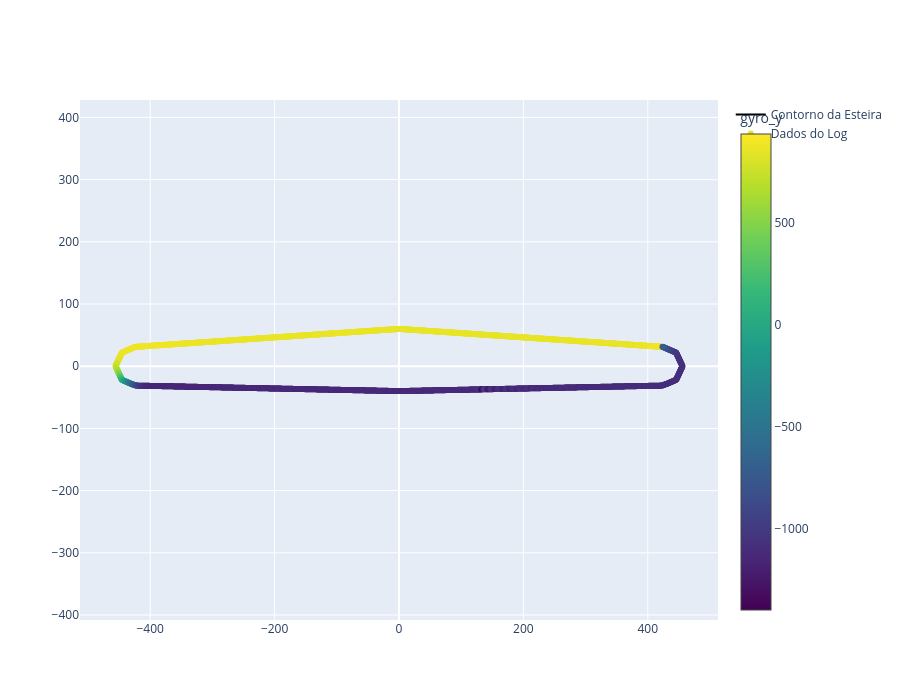

This figure's notebook cell:
### Markdown cell above
## Tentativas de alinhar os dados enquanto melhoro o do DTW

É preciso, antes de plotar o DTW, alinhar um log de referência na esteira para usar como base.
Só assim vai ser possível analisar o quão bem o DTW alinha os dados na esteira.

### Code cell
# Plotagem do CAD e dos dados do log df_ref para visualização

n_samples_ref = len(df_ref)

interpolated_points_ref = interpolate_path(conveyor_path, n_samples_ref)

hover_texts = []
for index, row in df_ref.iterrows():
    text = (f"<b>accel_x:</b> {row['accel_x']:.2f}<br><b>accel_y:</b> {row['accel_x']:.2f}<br><b>accel_z:</b> {row['accel_z']:.2f}<br>" +
            f"<b>gyro_x:</b> {row['gyro_x']:.4f}<br><b>gyro_y:</b> {row['gyro_y']:.4f}<br><b>gyro_z:</b> {row['gyro_z']:.4f}</br>" +
            f"<b>temp:</b> {row['temp']}<br>")
    hover_texts.append(text)

fig = go.Figure()

fig.add_trace(go.Scatter(
    x=conveyor_path[:, 0], y=conveyor_path[:, 1], mode='lines',
    line=dict(color='black', width=2), name='Contorno da Esteira'
))
fig.add_trace(go.Scatter(
    x=interpolated_points_ref[:, 0], y=interpolated_points_ref[:, 1], mode='markers',
    marker=dict(size=6, color=df_ref['gyro_y'], colorscale='Viridis', showscale=True, colorbar=dict(title='gyro_y')),
    hoverinfo='text', hovertext=hover_texts, name='Dados do Log'
))
fig.update_layout(
    yaxis_scaleanchor="x", yaxis_scaleratio=1,
    showlegend=True, width=900, height=700
)

fig.show()

### Figure 1 — Plotly figure (JSON) as saved in the notebook; plotly's stock layout.template omitted (floating-point values rounded to 4 significant figures; data arrays with more than 128 entries replaced by an {"elided": "..."} marker saying what was removed)
{"data": [{"line": {"color": "black", "width": 2}, "mode": "lines", "name": "Contorno da Esteira", "type": "scatter", "x": [423.6, 0, -423.6, -445.6, -455.7, -445.6, -423.6, 0, 423.6, 445.6, 455.7, 445.6, 423.6], "y": [31.14, 60, 31.14, 21.79, 0, -21.79, -31.14, -40, -31.14, -21.79, 0, 21.79, 31.14]}, {"hoverinfo": "text", "hovertext": {"elided": "1871 str values"}, "marker": {"color": {"elided": "1871 int values"}, "colorbar": {"title": {"text": "gyro_y"}}, "colorscale": [[0, "#440154"], [0.1111, "#482878"], [0.2222, "#3e4989"], [0.3333, "#31688e"], [0.4444, "#26828e"], [0.5556, "#1f9e89"], [0.6667, "#35b779"], [0.7778, "#6ece58"], [0.8889, "#b5de2b"], [1, "#fde725"]], "showscale": true, "size": 6}, "mode": "markers", "name": "Dados do Log", "type": "scatter", "x": {"elided": "1871 float values"}, "y": {"elided": "1871 float values"}}], "layout": {"height": 700, "showlegend": true, "width": 900, "yaxis": {"scaleanchor": "x", "scaleratio": 1}}}
